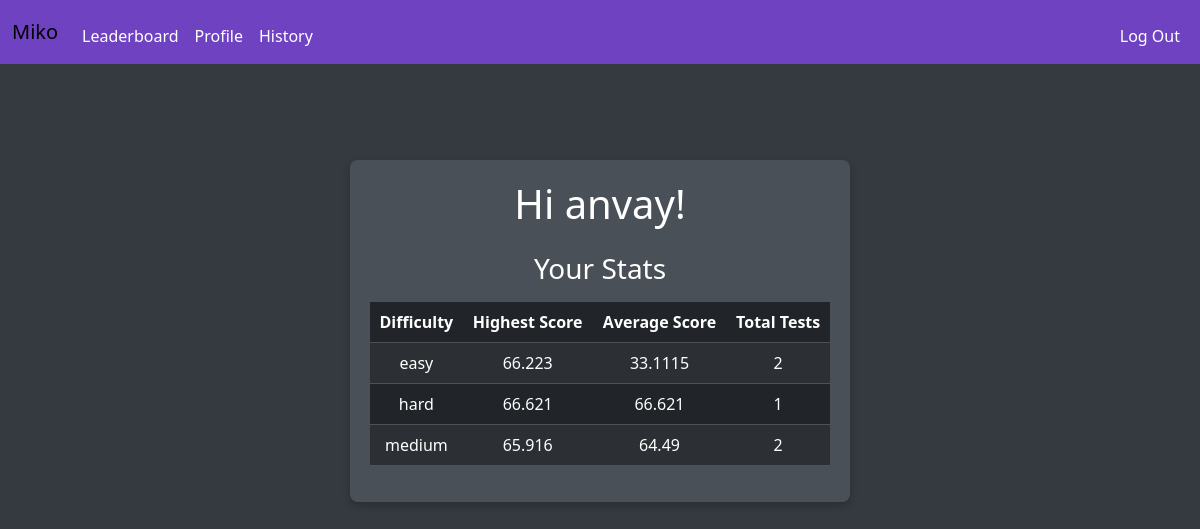
Screenshot of /profile (signed in) with the database file from the repository.
### tables this page shows
CREATE TABLE users (
    id INTEGER PRIMARY KEY AUTOINCREMENT,
    username TEXT NOT NULL UNIQUE,
    hash TEXT NOT NULL,  -- Changed from password_hash to hash
    email TEXT NOT NULL UNIQUE,
    created_at TIMESTAMP DEFAULT CURRENT_TIMESTAMP
);

CREATE TABLE scores (
    score_id INTEGER PRIMARY KEY AUTOINCREMENT,
    user_id INTEGER NOT NULL,
    score INTEGER NOT NULL,
    time_used INTEGER NOT NULL,
    solved INTEGER NOT NULL,
    total INTEGER NOT NULL,
    difficulty TEXT NOT NULL,
    timestamp TIMESTAMP DEFAULT CURRENT_TIMESTAMP,
    FOREIGN KEY (user_id) REFERENCES users(id) ON DELETE CASCADE
);

### app.py (the view)
@app.route("/profile")
@login_required
def profile():
    user_id = session.get("user_id")
    db = get_db()
    username = db.execute("SELECT username FROM users WHERE id = ?", (user_id,)).fetchone()[0]
    stats = db.execute(
        """SELECT
            difficulty,
            MAX(score) AS highest_score,
            AVG(score) AS average_score,
            COUNT(*) AS total_tests
        FROM
            scores
        WHERE
            user_id = ?
        GROUP BY
            difficulty;
        """, (user_id,)
    ).fetchall()
    return render_template("profile.html", username=username, stats=stats)

### app.py (called while the page is built)
def get_db():
    conn = sqlite3.connect(DATABASE)
    conn.row_factory = sqlite3.Row  # Allows us to access columns by name
    return conn

@app.after_request
def after_request(response):
    response.headers["Cache-Control"] = "no-cache, no-store, must-revalidate"
    response.headers["Expires"] = 0
    response.headers["Pragma"] = "no-cache"
    return response

### helpers.py (called while the page is built)
def login_required(f):
    @wraps(f)
    def decorated_function(*args, **kwargs):
        if session.get("user_id") is None:
            return redirect("/login")
        return f(*args, **kwargs)
    return decorated_function

### templates/profile.html
{% extends "layout.html" %}
{% block main %}
<div class="container mt-5">
    <h1 class="text-center">Hi {{ username }}!</h1>
    <div class="mt-4">
        <h3>Your Stats</h3>
        <table class="table table-dark table-striped mt-3">
            <thead>
                <tr>
                    <th scope="col">Difficulty</th>
                    <th scope="col">Highest Score</th>
                    <th scope="col">Average Score</th>
                    <th scope="col">Total Tests</th>
                </tr>
            </thead>
            <tbody>
                {% for stat in stats %}
                <tr>
                    <td>{{ stat.difficulty }}</td>
                    <td>{{ stat.highest_score }}</td>
                    <td>{{ stat.average_score }}</td>
                    <td>{{ stat.total_tests }}</td>
                </tr>
                {% endfor %}
            </tbody>
        </table>
    </div>
</div>
{% endblock %}

### static/css/styles.css (style rules this page uses)
body { background-color: #343a40; color: #ffffff; }
.container { min-width: 500px; width: fit-content; margin: auto; padding: 20px; background-color: #495057; border-radius: 8px; box-shadow: 0 4px 8px rgba(0, 0, 0, 0.2); }

### rows the page displays
users: username "anvay"
scores: difficulty "hard", highest_score "66.621", average_score "66.621", total_tests "1"

### other values shown
{{ stat.difficulty }} "easy" "medium"
{{ stat.highest_score }} "66.223" "65.916"
{{ stat.average_score }} "33.1115" "64.49"
{{ stat.total_tests }} "2" "2"
